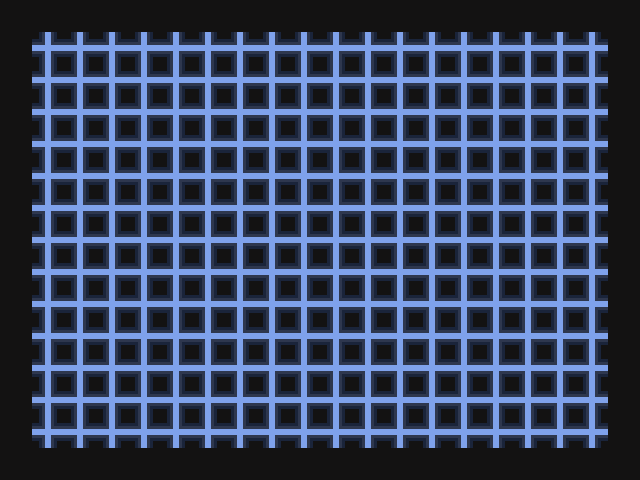

This game map was drawn from its Tiled (.tmx) file and the tilesets committed beside it. A one-line description and the full map source follow:
An orthogonal 20x15 tile map with 32x32 px tiles, 2 tile layers (Fondo, Obstaculos).

<map version="1.0" tiledversion="1.0.3" orientation="orthogonal" renderorder="right-down" width="20" height="15" tilewidth="32" tileheight="32" nextobjectid="1">
 <tileset firstgid="1" name="floor-tileset" tilewidth="32" tileheight="32" tilecount="594" columns="33">
  <image source="../sprites/floor-tileset.png" width="1056" height="576" />
 </tileset>
 <layer name="Fondo" width="20" height="15">
  <data encoding="csv">
0,0,0,0,0,0,0,0,0,0,0,0,0,0,0,0,0,0,0,0,
0,332,332,332,332,332,332,332,332,332,332,332,332,332,332,332,332,332,332,0,
0,332,332,332,332,332,332,332,332,332,332,332,332,332,332,332,332,332,332,0,
0,332,332,332,332,332,332,332,332,332,332,332,332,332,332,332,332,332,332,0,
0,332,332,332,332,332,332,332,332,332,332,332,332,332,332,332,332,332,332,0,
0,332,332,332,332,332,332,332,332,332,332,332,332,332,332,332,332,332,332,0,
0,332,332,332,332,332,332,332,332,332,332,332,332,332,332,332,332,332,332,0,
0,332,332,332,332,332,332,332,332,332,332,332,332,332,332,332,332,332,332,0,
0,332,332,332,332,332,332,332,332,332,332,332,332,332,332,332,332,332,332,0,
0,332,332,332,332,332,332,332,332,332,332,332,332,332,332,332,332,332,332,0,
0,332,332,332,332,332,332,332,332,332,332,332,332,332,332,332,332,332,332,0,
0,332,332,332,332,332,332,332,332,332,332,332,332,332,332,332,332,332,332,0,
0,332,332,332,332,332,332,332,332,332,332,332,332,332,332,332,332,332,332,0,
0,332,332,332,332,332,332,332,332,332,332,332,332,332,332,332,332,332,332,0,
0,0,0,0,0,0,0,0,0,0,0,0,0,0,0,0,0,0,0,0
</data>
 </layer>
 <layer name="Obstaculos" width="20" height="15">
  <data encoding="csv">
100,100,100,100,100,100,100,100,100,100,100,100,100,100,100,100,100,100,100,100,
100,0,0,0,0,0,0,0,0,0,0,0,0,0,0,0,0,0,0,100,
100,0,0,0,0,0,0,0,0,0,0,0,0,0,0,0,0,0,0,100,
100,0,0,0,0,0,0,0,0,0,0,0,0,0,0,0,0,0,0,100,
100,0,0,0,0,0,0,0,0,0,0,0,0,0,0,0,0,0,0,100,
100,0,0,0,0,0,0,0,0,0,0,0,0,0,0,0,0,0,0,100,
100,0,0,0,0,0,0,0,0,0,0,0,0,0,0,0,0,0,0,100,
100,0,0,0,0,0,0,0,0,0,0,0,0,0,0,0,0,0,0,100,
100,0,0,0,0,0,0,0,0,0,0,0,0,0,0,0,0,0,0,100,
100,0,0,0,0,0,0,0,0,0,0,0,0,0,0,0,0,0,0,100,
100,0,0,0,0,0,0,0,0,0,0,0,0,0,0,0,0,0,0,100,
100,0,0,0,0,0,0,0,0,0,0,0,0,0,0,0,0,0,0,100,
100,0,0,0,0,0,0,0,0,0,0,0,0,0,0,0,0,0,0,100,
100,0,0,0,0,0,0,0,0,0,0,0,0,0,0,0,0,0,0,100,
100,100,100,100,100,100,100,100,100,100,100,100,100,100,100,100,100,100,100,100
</data>
 </layer>
 <objectgroup name="Objetos" />
</map>